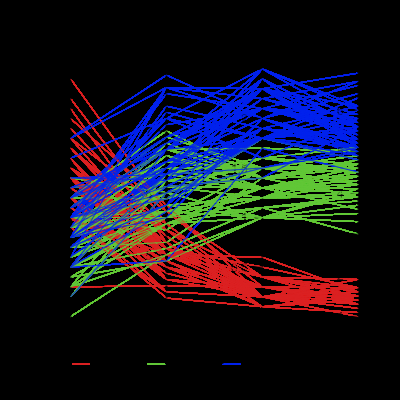
#> input picture notebooks/images/1.png, 400 x 400 px, given as the content of the folder real_world_test_data/final_set_raw_images/done, which was not available
$ python main.py
#> lines starting #> are read from the running program, lines starting #| are printed output that depends on the picture; after the words box and inside, x2 and y2 are one past the last pixel; in counts of white or black regions, pixels touching at a corner belong together; pictures that were not available may be replaced by others from this repository, and a replacement may not be noted
### src/rwd/color_extraction.py
import cv2
import numpy as np
import json
import os
from collections import Counter
from PIL import Image
from colorsys import rgb_to_hsv
from sklearn.cluster import DBSCAN

# [91 lines left out: functions is_gray_or_white, extract_dominant_colors_dbscan_old, extract_dominant_colors_dbscan, not called in this run]


def extract_prominent_hues_auto(
    image_path: str,
    resize_factor: int = 4,
    bins: int = 72,                 # 5 degrees per bin
    white_v_thresh: float = 0.95,
    white_s_thresh: float = 0.12,
    s_min: float = 0.22,
    v_min: float = 0.20,
    merge_tol: float = 0.06,        # ~22 degrees in 0..1
    peak_rel_min: float = 0.18,     # keep peaks >= 18% of the strongest
    max_cats: int = 8               # safety cap
):
#> called with resize_factor = 4, bins = 72, white_v_thresh = 0.95, white_s_thresh = 0.12, s_min = 0.22, v_min = 0.2, merge_tol = 0.06, peak_rel_min = 0.18
    img = cv2.imread(image_path)
#> img is the input picture: shape (400, 400, 3); mean B, G, R 30.5, 20.2, 21.1
    if img is None:
        return {}

    img = cv2.cvtColor(img, cv2.COLOR_BGR2RGB)
    if resize_factor and resize_factor > 1:
        img = cv2.resize(img, (img.shape[1] // resize_factor, img.shape[0] // resize_factor))
#> img: shape (100, 100, 3)

    hsv = cv2.cvtColor(img, cv2.COLOR_RGB2HSV).astype(np.float32)
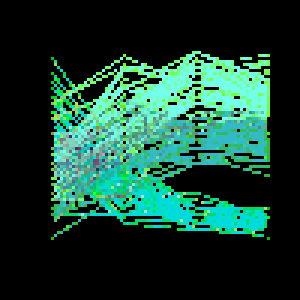
#> hsv: shape (100, 100, 3) float32 (shown 3 times larger); mean R, G, B 21.3, 64.2, 49.5
    H = hsv[..., 0] / 179.0
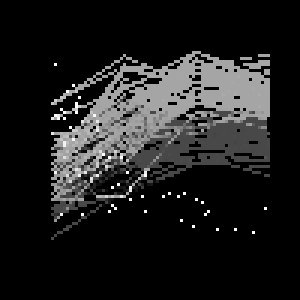
#> H: shape (100, 100) float32 (shown 3 times larger); min 0, max 1, mean 0.119
    S = hsv[..., 1] / 255.0
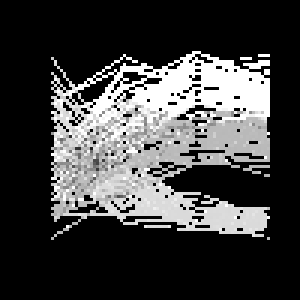
#> S: shape (100, 100) float32 (shown 3 times larger); min 0, max 1, mean 0.252
    V = hsv[..., 2] / 255.0

    # [13 lines of commented-out code are left out]

    not_white = ~((V >= white_v_thresh) & (S <= white_s_thresh))
#> not_white: shape (100, 100) bool; every value is 1

    # Keep pastel colors but reject gray-ish stuff
    chroma = S * V
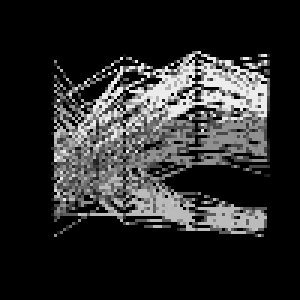
#> chroma: shape (100, 100) float32 (shown 3 times larger); min 0, max 0.933, mean 0.166
    mask = not_white & (V >= 0.25) & (chroma >= 0.06) & (S >= 0.06)
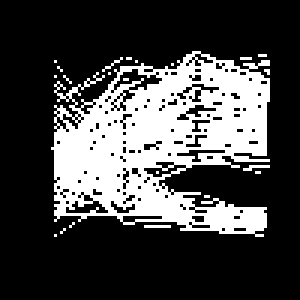
#> mask: shape (100, 100) bool (shown 3 times larger); 27.3% white; 22 white regions (21 under 20 px), largest, box (x1, y1, x2, y2) and area: (17, 17, 90, 79) 2671

    if not np.any(mask):
        return {}

    h = H[mask]
#> h = 2731 values, max 1 at index 606, min 0 at index 26, mean 0.396
    s = S[mask]
#> s = 2731 values, max 1 at index 0, min 0.165 at index 1253, mean 0.839
    v = V[mask]
#> v = 2731 values, max 0.933 at index 54, min 0.251 at index 1801, mean 0.693

    # Gentler weighting so pastels still compete
    weights = (np.sqrt(s) * v)
#> weights = 2731 values, max 0.933 at index 54, min 0.172 at index 2230, mean 0.639

    hist, _ = np.histogram(h, bins=bins, range=(0.0, 1.0), weights=weights)
#> hist = 72 values, max 601.2 at index 46, min 0 at index 56, mean 24.23

    # find local maxima peaks
    peaks = []
    for i in range(bins):
        left = hist[(i - 1) % bins]
        mid  = hist[i]
        right= hist[(i + 1) % bins]
        if mid > left and mid >= right and mid > 0:
            center = (i + 0.5) / bins
            peaks.append((mid, center))
#> this loop made 72 passes
#> (left, mid, right) on passes 1 to 8: (14.64, 391.8, 3.29), (391.8, 3.29, 4.12), (3.29, 4.12, 3.21), (4.12, 3.21, 6.64), (3.21, 6.64, 3.58), (6.64, 3.58, 8.38), (3.58, 8.38, 8.51), (8.38, 8.51, 3.2)
#> after the loop, peaks = 27 pairs, first value 0.729 to 601.2, second value 0.00694 to 0.951

    if not peaks:
        return {}

    # sort by peak strength
    peaks.sort(key=lambda x: x[0], reverse=True)
    strongest = peaks[0][0]
#> strongest = 601.2

    def circ_dist(a, b):
        d = abs(a - b)
        return min(d, 1.0 - d)

    # merge nearby peaks (weighted)
    merged = []  # [weight, hue]
    for w, hue in peaks:
        placed = False
        for j in range(len(merged)):
            w2, h2 = merged[j]
            if circ_dist(hue, h2) <= merge_tol:
                merged[j][1] = (h2 * w2 + hue * w) / (w2 + w)
                merged[j][0] = w2 + w
                placed = True
                break
        if not placed:
            merged.append([w, float(hue)])
#> this loop made 27 passes
#> (w, hue) on passes 2 to 9: (391.8, 0.00694), (297.5, 0.285), (11.44, 0.549), (8.51, 0.104), (7.44, 0.229), (6.64, 0.0625), (6.24, 0.715), (6.06, 0.688)
#> after the loop, merged = [[607.3, 0.646], [405.1, 0.0141], [307.4, 0.284], [15.26, 0.542], [11.35, 0.115], [13.21, 0.738], [17.39, 0.407], [4.33, 0.479], [3.38, 0.188], [3.46, 0.891], [2.33, 0.81]]

    # re-sort merged by prominence
    merged.sort(key=lambda x: x[0], reverse=True)

    # auto-stop rule: only keep peaks that are large enough vs strongest
    kept = []
    for w, hue in merged:
        if len(kept) >= max_cats:
            break
        if w < strongest * peak_rel_min:
            continue
        kept.append((w, hue))
#> this loop made 11 passes
#> after the loop, kept = [(607.3, 0.646), (405.1, 0.0141), (307.4, 0.284)]

    # fallback: if auto rule was too strict, keep at least 1
    if not kept:
        kept = [tuple(merged[0])]

    out = {}
    for i, (_, hue) in enumerate(kept, start=1):
        out[f"cat{i}"] = {"h": round(hue, 2), "s": 1, "v": 1}
#> this loop made 3 passes
#> hue on passes 1 to 3: 0.646, 0.0141, 0.284
#> after the loop, out = 3 items
    return out

def process_image_input(image_input, output_json="dominant_colors.json"):
    """
    Accepts a file path (image) or a directory.
    """
    if os.path.isfile(image_input):
        image_files = [image_input]
    else:
        image_files = [
            os.path.join(image_input, f)
            for f in os.listdir(image_input)
            if f.lower().endswith((".png", ".jpg", ".jpeg"))
        ]

    color_data = {}
    for path in image_files:
        fname = os.path.basename(path)
        # colors = extract_dominant_colors_dbscan(path)
        colors = extract_prominent_hues_auto(path)
#> colors = 3 items
        if colors:
            color_data[fname] = colors

    with open(output_json, "w") as f:
        json.dump(color_data, f, indent=4)
    print(f"Saved dominant colors to {output_json}")
    return color_data

### src/rwd/axes_detection.py
import cv2
import os
import json
import numpy as np
from scipy.signal import find_peaks

def detect_vertical_axes(image_input, save_dir, output_json, apertureSize=5,
                         minLineLength=40, maxLineGap=1,
                         min_spacing=20, left_edge_thresh=0.03,
                         right_edge_thresh=0.95,method="hough"):
#> called with output_json = 'vertical_annotations.json', apertureSize = 5, minLineLength = 40, maxLineGap = 1, min_spacing = 20, left_edge_thresh = 0.03, right_edge_thresh = 0.95, method = 'hough'
    os.makedirs(save_dir, exist_ok=True)
    results = []

    if os.path.isfile(image_input):
        image_files = [image_input]
    else:
        image_files = [
            os.path.join(image_input, f)
            for f in os.listdir(image_input)
            if f.lower().endswith((".png", ".jpg", ".jpeg"))
        ]

    for path in image_files:
        fname = os.path.basename(path)
        img = cv2.imread(path)
        if img is None:
            continue

        gray = cv2.cvtColor(img, cv2.COLOR_BGR2GRAY)
        gray = cv2.equalizeHist(gray)
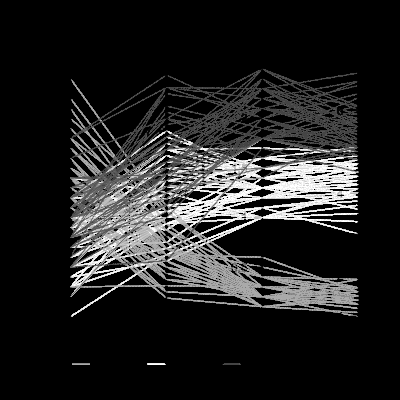
#> gray: shape (400, 400); min 0, max 255, mean 33.7

        def detect_by_hough():
            edges = cv2.Canny(gray, 50, 150, apertureSize=apertureSize)
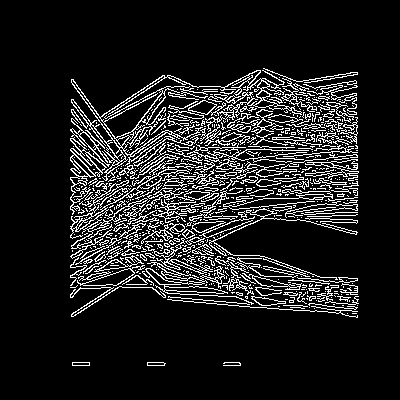
#> edges: shape (400, 400); 12.1% white in thin lines or dots, all inside (x1, y1, x2, y2) = (70, 68, 359, 366)
            lines = cv2.HoughLinesP(edges, 1, np.pi / 4, 10,
                                    minLineLength=minLineLength, maxLineGap=maxLineGap)
#> lines = None
            verticals = []
            if lines is not None:
                for line in lines:
                    x1, y1, x2, y2 = line[0]
                    if abs(x1 - x2) < 6:
                        verticals.append(((x1, y1), (x2, y2)))
            x_coords = [int((a[0] + b[0]) // 2) for a, b in verticals]
            return x_coords, verticals

        # [6 lines left out: function detect_by_projection, not called in this run]

        # Run detections
        hough_coords, _ = detect_by_hough() if method in ["hough", "combined"] else ([], [])
        proj_coords = detect_by_projection() if method in ["projection", "combined"] else []

        # Combine detections
        if method == "hough":
            final_coords = hough_coords
        elif method == "projection":
            final_coords = proj_coords
        elif method == "combined":
            combined = sorted(hough_coords + proj_coords)
            final_coords = []
            for x in combined:
                if len(final_coords) == 0 or abs(x - final_coords[-1]) > 6:
                    final_coords.append(x)

        # Filter bounding edges
        W = img.shape[1]
        final_coords = sorted(final_coords)
        filtered = [final_coords[0]] if final_coords else []
        for x in final_coords[1:]:
            if abs(x - filtered[-1]) > min_spacing:
                filtered.append(x)

        if filtered and filtered[0] < left_edge_thresh * W:
            filtered = filtered[1:]
        if filtered and filtered[-1] > right_edge_thresh * W:
            filtered = filtered[:-1]

        # Draw and save
        img_out = img.copy()
        # for x in filtered:
        #     cv2.line(img_out, (x, 0), (x, img.shape[0]), (0, 0, 255), 2)
        for i, x in enumerate(filtered):
            cv2.line(img_out, (x, 0), (x, img.shape[0]), (0, 0, 255), 2)
            cv2.putText(
                img_out,
                str(x),
                (x + 5, img.shape[0] - 10), # slightly offset to the right and down
                cv2.FONT_HERSHEY_SIMPLEX,
                0.6,
                (0, 255, 0),  # green text
                2,
                cv2.LINE_AA
            )

        cv2.imwrite(os.path.join(save_dir, fname), img_out)

        results.append({
            "image_name": fname,
            "x_coordinates": [int(x) for x in filtered]
        })

    with open(output_json, 'w') as f:
        json.dump(results, f, indent=4)
    print(f"Vertical line data saved to {output_json}")
    return results

### src/rwd/cropping.py
import cv2
import os
import json

# [23 lines left out: function crop_images_single_dir, not called in this run]


def crop_images(image_folder, json_file, output_folder):
    # Main output folder (root)
#> called with json_file = 'vertical_annotations.json', output_folder = 'cropped_output'
    os.makedirs(output_folder, exist_ok=True)

    with open(json_file, 'r') as f:
        data = json.load(f)

    for item in data:
        image_name = item["image_name"]                  # e.g. "r261.png"
        image_base = os.path.splitext(image_name)[0]     # e.g. "r261"

        image_path = os.path.join(image_folder, image_name)
        img = cv2.imread(image_path)
        if img is None:
            print(f"DEBUG: Failed to load image: {image_path}")
            continue

        print(f"DEBUG: Successfully loaded image: {image_path} with shape {img.shape}")
#| DEBUG: Successfully loaded image: real_world_test_data/final_vertical_axes/images/1.png with shape (400, 400, 3)
        coords = sorted(item["x_coordinates"])
        print(f"DEBUG: X-coordinates for {image_name}: {coords}")

        # create a subfolder for this image, named by the image base name
        image_output_dir = os.path.join(output_folder, image_base)
        os.makedirs(image_output_dir, exist_ok=True)

        for i in range(len(coords) - 1):
            x1, x2 = coords[i], coords[i + 1]
            if x2 - x1 <= 10:
                continue

            crop = img[:, x1:x2]

            # ✅ include image_base in the crop filename
            crop_filename = f"{image_base}_crop_{i+1}.png"
            out_path = os.path.join(image_output_dir, crop_filename)

            cv2.imwrite(out_path, crop)
            print(f"Saved crop: {out_path}")

### src/rwd/main.py
from src.rwd.color_extraction import process_image_input
from src.rwd.axes_detection import detect_vertical_axes
from src.rwd.cropping import crop_images
from src.rwd.category_separation import process_images_separation

def main():
    input_path = "real_world_test_data/final_set_raw_images/done"
    output_dir = "real_world_test_data/final_vertical_axes/images"
    dominant_colors = "dominant_colors.json"
    ver_ann = "vertical_annotations.json"
    cropped = "cropped_output"
    sep_output = "separated_output"
    sep_json = "separated_output/colors.json"

    process_image_input(input_path, output_json=dominant_colors)
    detect_vertical_axes(input_path, output_dir, ver_ann)
    crop_images(output_dir, ver_ann, cropped)
#> (the run stopped early here; a loop or call above may not have finished)

$ run again, on notebooks/images/142.png
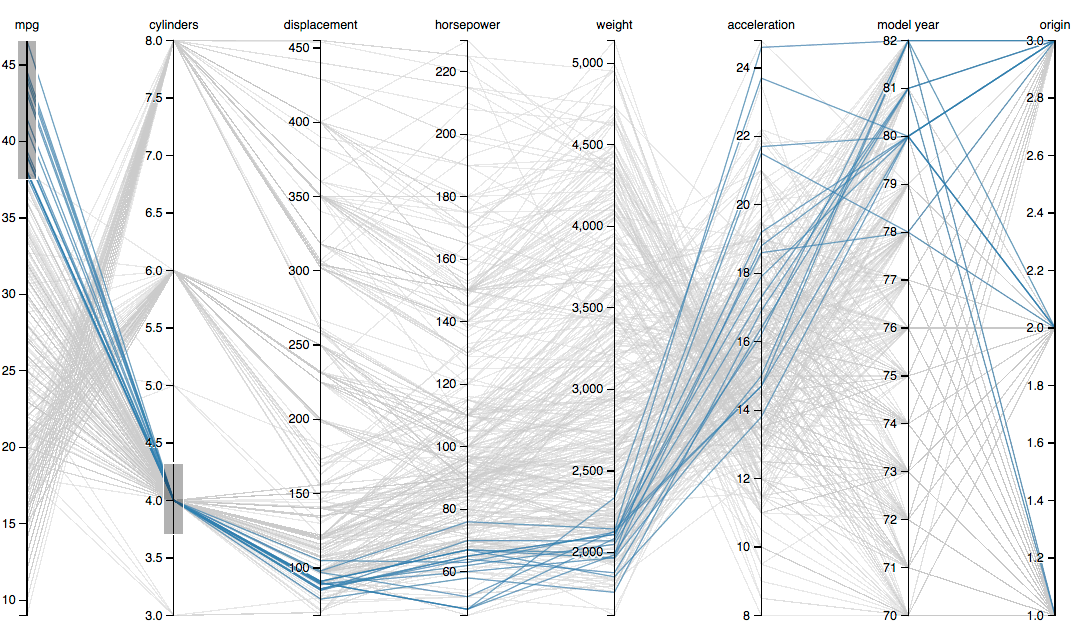
#> input picture notebooks/images/142.png, 1081 x 623 px, given as the content of the folder real_world_test_data/final_set_raw_images/done, which was not available
#> in extract_prominent_hues_auto, img is the input picture: shape (623, 1081, 3); mean B, G, R 237.8, 236.5, 234.5
#> in extract_prominent_hues_auto, `not_white = ~((V >= white_v_thresh) & (S <= white_s_thresh))`:
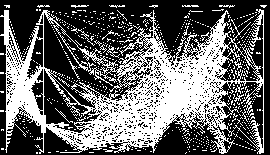
#> not_white: shape (155, 270) bool; 39.2% white; 593 white regions (579 under 20 px), largest, box (x1, y1, x2, y2) and area: (0, 9, 264, 154) 14494, (107, 45, 120, 58) 42, (78, 29, 95, 46) 34
#> mask: shape (155, 270) bool; 7.1% white in thin lines or dots
#> h = 2981 values, max 1 at index 103, min 0 at index 1, mean 0.526
#> s = 2981 values, max 0.965 at index 2499, min 0.0667 at index 313, mean 0.297
#> v = 2981 values, max 1 at index 86, min 0.263 at index 2544, mean 0.782
#> weights = 2981 values, max 0.788 at index 978, min 0.148 at index 310, mean 0.401
#> hist = 72 values, max 475.3 at index 41, min 0 at index 11, mean 16.6
#> the loop in extract_prominent_hues_auto, `for i in range(bins):` made 72 passes
#> (left, mid, right) on passes 1 to 8: (0.983, 4.82, 2.54), (4.82, 2.54, 5.19), (2.54, 5.19, 6.94), (5.19, 6.94, 10.1), (6.94, 10.1, 9.5), (10.1, 9.5, 31.56), (9.5, 31.56, 26.09), (31.56, 26.09, 6.82)
#> after the loop in extract_prominent_hues_auto, `for i in range(bins):`: peaks = 18 items, first 6: (4.82, 0.00694), (10.1, 0.0625), (31.56, 0.0903), (2.94, 0.146), (0.303, 0.174), (0.298, 0.201)
#> strongest = 475.3
#> the loop in extract_prominent_hues_auto, `for w, hue in peaks:` made 18 passes
#> (w, hue) on passes 2 to 9: (31.56, 0.0903), (10.1, 0.0625), (5.53, 0.521), (4.82, 0.00694), (3.71, 0.646), (2.94, 0.146), (0.896, 0.493), (0.724, 0.688)
#> after the loop in extract_prominent_hues_auto, `for w, hue in peaks:`: merged = [[480.8, 0.576], [41.66, 0.0835], [5.79, 0.126], [4.43, 0.653], [3.23, 0.151], [1.19, 0.486], [0.426, 0.743], [0.566, 0.874], [0.272, 0.285], [0.158, 0.812]]
#> the loop in extract_prominent_hues_auto, `for w, hue in merged:` made 10 passes
#> after the loop in extract_prominent_hues_auto, `for w, hue in merged:`: kept = [(480.8, 0.576)]
#> the loop in extract_prominent_hues_auto, `for i, (_, hue) in enumerate(kept, start=1):` made 1 pass
#> (i, hue) on pass 1: (1, 0.576)
#> after the loop in extract_prominent_hues_auto, `for i, (_, hue) in enumerate(kept, start=1):`: out = 1 item
#> edges: shape (623, 1081); 23.5% white in thin lines or dots
#> lines = 41 rows, first 6: [1053, 441, 1053, 334], [762, 152, 762, 92], [907, 371, 907, 331], [210, 310, 273, 373], [172, 211, 172, 99], [174, 461, 174, 388]
#> the loop in detect_by_hough, `for line in lines:` made 41 passes
#> after the loop in detect_by_hough, `for line in lines:`: verticals = 15 items
#> x_coords = [1053, 762, 907, 172, 174, 35, 319, 25, 321, 613, 1056, 466, 468, 28, 174]
#> hough_coords has the same summary as x_coords in detect_by_hough
#> in detect_vertical_axes, `final_coords = hough_coords`: final_coords has the same summary as x_coords in detect_by_hough
#> in detect_vertical_axes, `final_coords = sorted(final_coords)`: final_coords = [25, 28, 35, 172, 174, 174, 319, 321, 466, 468, 613, 762, 907, 1053, 1056]
#> in detect_vertical_axes, `filtered = [final_coords[0]] if final_coords else []`: filtered = [25]
#> the loop in detect_vertical_axes, `for x in final_coords[1:]:` made 14 passes
#> x on passes 1 to 8: 28, 35, 172, 174, 174, 319, 321, 466
#> after the loop in detect_vertical_axes, `for x in final_coords[1:]:`: filtered = [25, 172, 319, 466, 613, 762, 907, 1053]
#> in detect_vertical_axes, `filtered = filtered[1:]`: filtered = [172, 319, 466, 613, 762, 907, 1053]
#> in detect_vertical_axes, `filtered = filtered[:-1]`: filtered = [172, 319, 466, 613, 762, 907]
#> the loop in detect_vertical_axes, `for i, x in enumerate(filtered):` made 6 passes
#> x on passes 1 to 6: 172, 319, 466, 613, 762, 907
#| DEBUG: Successfully loaded image: real_world_test_data/final_vertical_axes/images/142.png with shape (623, 1081, 3)
#> the loop in crop_images, `for i in range(len(coords) - 1):` made 5 passes
#> pass 3, in crop_images, `crop = img[:, x1:x2]`:
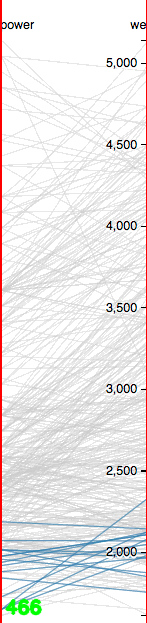
#> crop: shape (623, 147, 3); mean B, G, R 231.8, 231.9, 234.6
